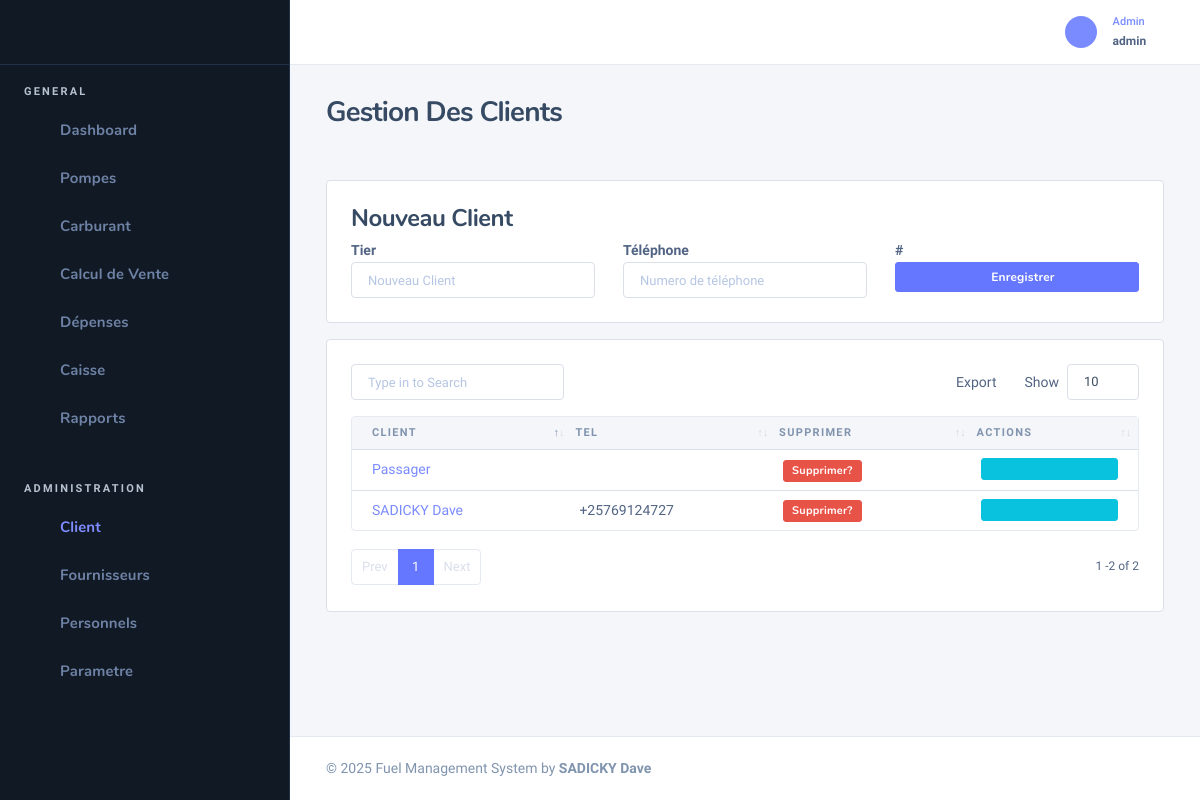
The app's page /tiers (signed in) with its own data.
### tables this page shows
CREATE TABLE `tbl_tiers` (
  `tier_id` int(11) NOT NULL,
  `tiers` varchar(100) DEFAULT NULL,
  `tel` varchar(200) DEFAULT NULL,
  `type` enum('C','F','D') DEFAULT NULL
);

### Models/Admin/tiers.class.php (called while the page is built, shortened)
<?php
class Tiers
{
    public function getTiers()
    {
        $db = getConnection();
        $statement = $db->prepare("SELECT * FROM tbl_tiers order by tiers ASC");
        $statement->execute();
        $tbP = array();
        while ($data =  $statement->fetchObject()) {
            $tbP[] = $data;
        }
        return $tbP;
    }
}

### Vues/Admin/tiers.php (the view, shortened to what this page needs)
<div class="nk-content-body">
    <div class="row">
        <div class="col-lg-12">
            <div class="col-lg-12">
                <div class="card card-bordered card-preview">
                    <div class="card-inner">
                        <h4 class="page-header">Nouveau Client</h4>
                        <form method="post" id="formulaire_tiers">
                            <div class="row">
                                <div class="col-sm-4">
                                    <div class="form-group">
                                        <b><label>Tier </label></b>
                                        <input type='text' name="tier" placeholder="Nouveau Client" class="form-control" id="tier" required>
                                    </div>
                                </div>
                                <div class="col-sm-4">
                                    <div class="form-group">
                                        <b><label>Téléphone </label></b>
                                        <input type='text' name="tel" placeholder="Numero de téléphone" class="form-control" id="tel">
                                    </div>
                                </div>
                                <div class="col-sm-4">
                                    <b><label># </label></b>
                                    <button class="btn btn-primary btn-block btn-sm" type="submit"><i class="fa fa-plus fa-fw"></i> Enregistrer </button>
                                </div>
                            </div>
                    </div>
                </div>
            </div>
            <div class="card card-bordered card-preview">
                <div class="card-inner">
                    <table class="datatable-init-export nowrap table" data-export-title="Export">
                        <thead>
                            <tr class="tb-tnx-head">
                                <th>Client</th>
                                <th>Tel</th>
                                <?php if($_SESSION['role']=='admin'):?>
                                <th>Supprimer</th>
                                <th>Actions</th>
                                <?php endif?>
                            </tr>
                        </thead>
                        <tbody>
                            <?php $cnt = 1;
                            foreach ($tiers as $e) : ?>
                                <tr class="odd gradeX">
                                    <td><a href="<?=WEBROOT?>detailF?id=<?= $e->tier_id  ?>"><?= $e->tiers ?></a></td>
                                    <td><?= $e->tel ?></td>
                <?php if($_SESSION['role']=='admin'):?>
                                    <td><button type='button' id='<?= $e->tier_id ?>' name='delete' class='btn btn-xs btn-danger delete'></span> Supprimer?</button></td>
                                    <td class="center">
                                        <button class='btn btn-info btn-xs btn-block view_data' id="<?= $e->tier_id ?>" title='Modification'>
                                            <span class='icon ni ni-edit'></span>
                                        </button>
                                    </td>
                                <?php endif?>
                                </tr>
                            <?php $cnt++;
                            endforeach ?>
                        </tbody>
                    </table>
                </div>
            </div>
        </div>
    </div>
</div>

### records on screen
tbl_tiers: tiers "Passager"
tbl_tiers: tiers "SADICKY Dave", tel "+25769124727"

### other values on screen
$_SESSION['username'] "admin"
$title "Gestion Des Clients"
